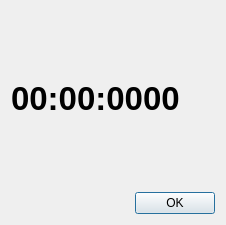
<?xml version="1.0" encoding="UTF-8"?>
<ui version="4.0">
 <class>Dialog</class>
 <widget class="QDialog" name="Dialog">
  <property name="geometry">
   <rect>
    <x>0</x>
    <y>0</y>
    <width>226</width>
    <height>225</height>
   </rect>
  </property>
  <property name="windowTitle">
   <string>Dialog</string>
  </property>
  <layout class="QVBoxLayout" name="verticalLayout">
   <item>
    <widget class="QLabel" name="label">
     <property name="font">
      <font>
       <pointsize>25</pointsize>
       <bold>true</bold>
      </font>
     </property>
     <property name="text">
      <string>00:00:0000</string>
     </property>
    </widget>
   </item>
   <item>
    <widget class="QDialogButtonBox" name="buttonBox">
     <property name="standardButtons">
      <set>QDialogButtonBox::Ok</set>
     </property>
    </widget>
   </item>
  </layout>
 </widget>
 <resources/>
 <connections/>
</ui>
